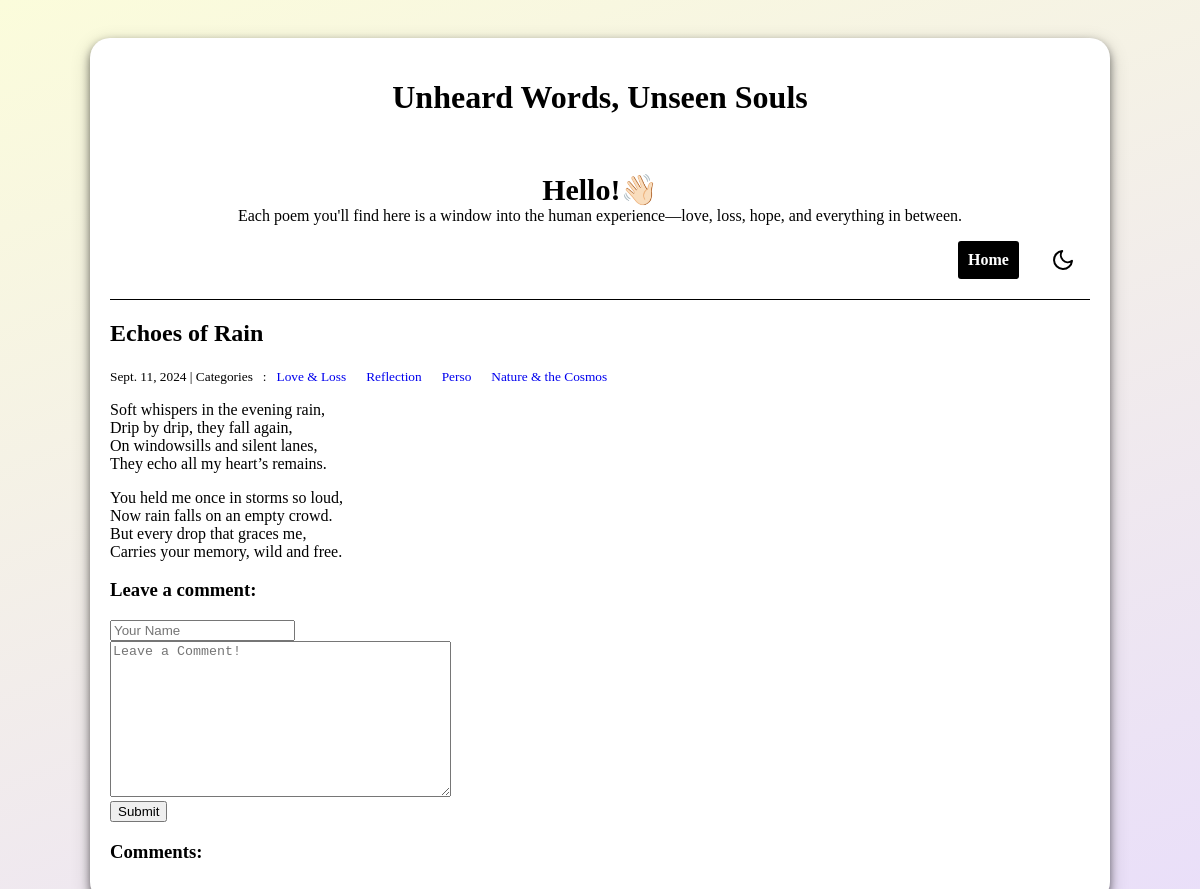
Page /post/6/ on the committed database.
### blog/models.py (models this page shows, shortened)
class Post(models.Model):
    title=models.CharField(max_length=255)
    body=models.TextField()
    created_on=models.DateTimeField(auto_now_add=True)
    last_modified=models.DateTimeField(auto_now=True)
    categories=models.ManyToManyField("Category",related_name="posts")

class Category(models.Model):
    name=models.CharField(max_length=30)
    class Meta:
        verbose_name_plural="categories"

### blog/views.py (the view, shortened to what this page needs)
# urls.py: path("post/<int:pk>/", views.blog_detail, name="blog_detail"),
def blog_detail(request,pk):
    post=Post.objects.get(pk=pk)
    form=CommentForm()
    comments=Comment.objects.filter(post=post)
    context={
        "post":post,
        "comments":comments,
        "form":CommentForm(),
    }
    return render(request,"blog/detail.html",context)

### blog/forms.py
class CommentForm(forms.Form):
    author=forms.CharField(max_length=60,widget=forms.TextInput(
        attrs={"class" : "form-control","placeholder":"Your Name"}
    ),
    )
    body=forms.CharField(
        widget=forms.Textarea(
            attrs={"class":"form-control","placeholder":"Leave a Comment!"}
        )
    )

### blog/templates/blog/detail.html (shortened to what this page needs)
{% extends "base.html" %}
{% block page_title %}
    <h2>{{ post.title }}</h2>
{% endblock page_title %}
{% block page_content %}
    <small>
        {{ post.created_on.date }} | Categories &nbsp : &nbsp
        {% for category in post.categories.all %}
            <a href="{% url 'blog_category' category.name %}" style="text-decoration:none;">
                {{ category.name }} &nbsp;&nbsp;&nbsp;&nbsp;
            </a>
        {% endfor %}
    </small>
    <p>{{ post.body | linebreaks }}</p>
    <h3>Leave a comment:</h3>
    <form method="post">
        <div>
            {{ form.author }}
        </div>
        <div>
            {{ form.body }}
        </div>
        <button type="submit" class="btn btn-primary">Submit</button>
    </form>
    <h3>Comments:</h3>
{% endblock page_content %}

### blog/templates/base.html (style rules this page uses)
:root { --bg-color: #F5F7F8; --text-color: black; --card-bg-color: white; --button-bg-color: black; --button-text-color: white; }
body { background-color: var(--bg-color); color: var(--text-color); display: flex; flex-direction: column; margin-left: 5%; margin-right: 5%; background: linear-gradient(-20deg, #e9defa 0%, #fbfcdb 100%); }

### rows in the picture
Post: title "Echoes of Rain", created_on "Sept. 11, 2024", body "Soft whispers in the evening rain, Drip by drip, they fall again, On windowsills and silent lanes, They echo all my heart’s remains. You held me once in storms so loud, Now rain falls on an empty crowd. But every drop that graces me, Carries your memory, wild and free."
Category: name "Love & Loss"
Category: name "Reflection"
Category: name "Perso"
Category: name "Nature & the Cosmos"
